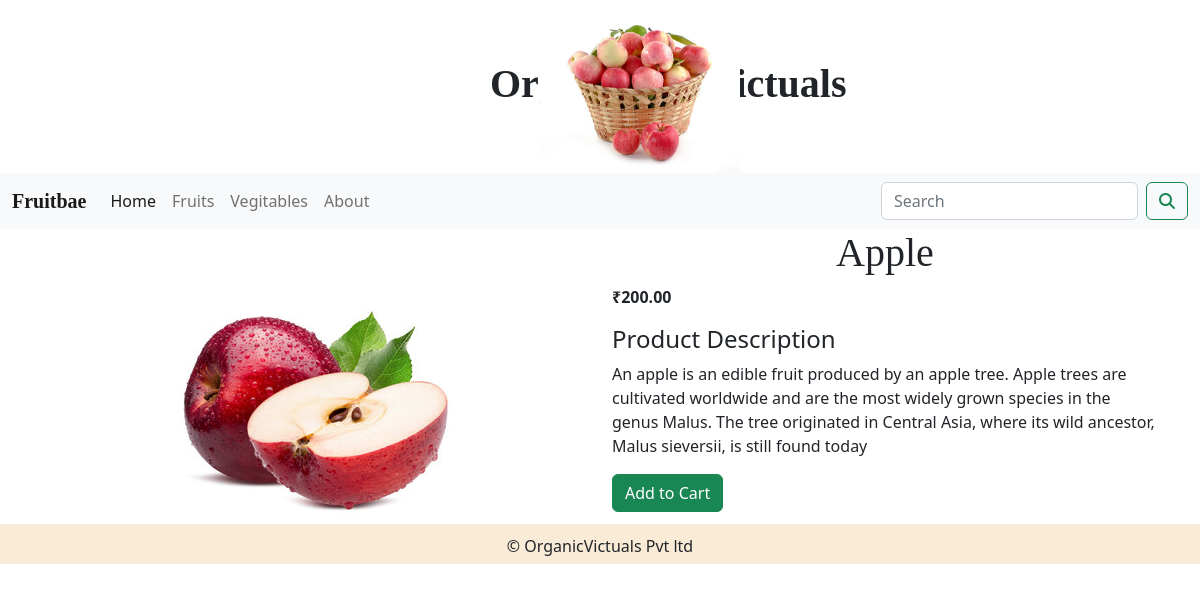
/store/fruits/apple/, run on the app's committed database.
### store/models.py (models this page shows, shortened)
class Category(models.Model):
    name = models.CharField(max_length=250, unique=True)
    slug = models.SlugField(max_length=250, unique=True)
    description = models.TextField()
    image = models.ImageField(upload_to='category')
    class Meta:
        ordering = ('name',)
        verbose_name = 'category'
        verbose_name_plural = 'categories'
    def get_url(self):
            return reverse('store:products_category', args=[self.slug])

class Product(models.Model):
    name = models.CharField(max_length=250, unique=True)
    slug = models.SlugField(max_length=250, unique=True)
    description = models.TextField()
    image = models.ImageField(upload_to='product')
    category = models.ForeignKey(Category, on_delete=models.CASCADE)
    price = models.DecimalField(max_digits=10, decimal_places=2)
    stock = models.IntegerField()
    availability = models.BooleanField(default=True)
    created = models.DateTimeField(auto_now_add=True)
    updated = models.DateTimeField(auto_now=True)
    class Meta:
        ordering = ('name',)
        verbose_name = 'product'
        verbose_name_plural = 'products'

### store/views.py (the view)
# urls.py: path('<slug:c_slug>/<slug:p_slug>/', views.productDetail, name='productDetails'),
def productDetail(request, c_slug, p_slug):
    try:
        product = Product.objects.get(category__slug=c_slug, slug=p_slug)
    except Exception as e:
        raise e
    return render(request, "product.html", {'product':product})

### cart/context_processors.py (called while the page is built)
def counter(request):
    item_count = 0
    if 'admin' in request.path:
        return{}
    else:
        try:
            cart = Cart.objects.filter(cartid=cart_id(request))
            cart_items = CartItem.objects.all().filter(cart=cart[:1])
            for cart_item in cart_items:
                item_count += cart_item.quantity
        except Cart.DoesNotExist:
            item_count = 0
    return dict(item_count=item_count)

### cart/views.py (called while the page is built)
def cart_id(request):
    cart = request.session.session_key
    if not cart:
        cart = request.session.create()
    return cart

### store/context_processors.py (called while the page is built)
def menu_links(request):
    links = Category.objects.all()
    return dict(links=links)

### templates/product.html (shortened to what this page needs)
{% extends "base.html" %}
{% load static %}
{% block content %}
<div class="container">
    <div class="row">
        <div class="col-12 col-sm-12 col-md-12 col-lg-6 text-center">
            <div style="min-width: 20rem; margin-top:10%">
                <img src="{{product.image.url}}" alt="{{product.name}}">
            </div>
        </div>
    <div class="col-12 col-sm-12 col-md-12 col-lg-6">
        <div>
        <h1 class="product_title">{{product.name}}</h1>
        <p><b>₹{{product.price}}</b></p>
        <h4 class="my_title">Product Description</h4>
        <p class="text-justify my_text">{{product.description}}</p>
        {% if product.stock <= 0 %}
            <p class="text-justify my_text"><b>Out of Stock</b></p>
        {% else %}
            <a href="{% url 'cart:add_cart' product.id %}" class="btn btn-success">Add to Cart</a>
        {% endif %}
    </div>
</div>
</div>
</div>
{% endblock content %}

### templates/navbar.html (shortened to what this page needs)
<link href="https://cdn.jsdelivr.net/npm/bootstrap@5.2.2/dist/css/bootstrap.min.css" rel="stylesheet">
<nav class="navbar navbar-expand-lg  bg-light">
  <div class="container-fluid">
    <a class="navbar-brand" href="{% url 'store:allCategory' %}"> <b>Fruitbae</b></a>
      <ul class="navbar-nav me-auto mb-2 mb-lg-0">
        <li class="nav-item">
          <a class="nav-link active" aria-current="page" href="{% url 'store:allCategory' %}">Home</a>
        </li>
        {% for i in links %}
        <li class="nav-item">
          <a class="nav-link" href="{{i.get_url}}">{{i.name}}</a>
        </li>
        {% endfor %}
        <li class="nav-item">
          <a class="nav-link" href="#">About</a>
        </li>
      </ul>
      <form class="d-flex" action="{% url 'search:searchapp' %}" role="search" method="get">
        <input class="form-control me-2" type="search" placeholder="Search" name="q" aria-label="Search">
        <button class="btn btn-outline-success" type="submit"><i class="fa fa-search"></i></button>
      </form>
    </div>
</nav>

### static/css/mystyle.css (style rules this page uses)
h1 { position: relative; text-align: center; font-family:cursive; }
.navbar-brand { font-family: cursive; }

### data on the page
Category: name "Fruits"
Category: name "Vegitables"
Product: image (picture), name "Apple", price "200.00", description "An apple is an edible fruit produced by an apple tree. Apple trees are cultivated worldwide and are the most widely grown species in the genus Malus. The tree originated in Central Asia, where its wild ancestor, Malus sieversii, is still found today"
